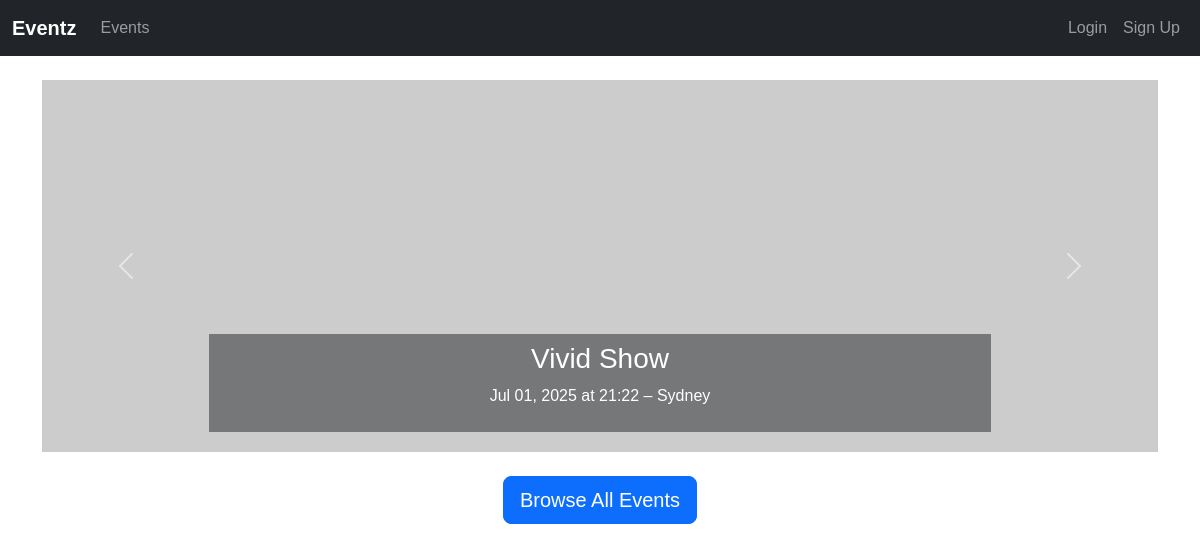
The app's page /, older data.
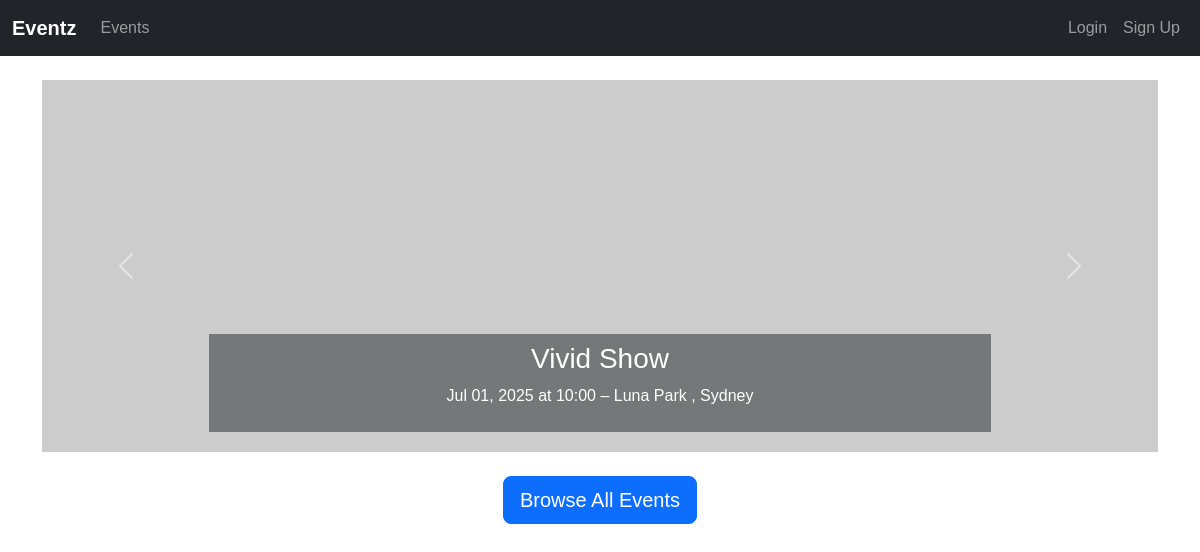
The same page, newer data.
### events/models.py (models this page shows, shortened)
class Event(models.Model):
    title = models.CharField("Event Title", max_length=200)
    description = models.TextField(blank=True)
    category = models.ForeignKey(Category, on_delete=models.SET_NULL, null=True, blank=True)
    start_time = models.DateTimeField("Start Date & Time")
    end_time = models.DateTimeField("End Date & Time", null=True, blank=True)
    location = models.CharField(max_length=200)
    organizer = models.ForeignKey(User, on_delete=models.CASCADE, related_name="organized_events")
    price = models.DecimalField(max_digits=8, decimal_places=2, default=0.00,
                                help_text="Ticket price (set 0 for free event)")
    capacity = models.PositiveIntegerField(null=True, blank=True, help_text="Max tickets available (blank if unlimited)")
    image = models.ImageField(upload_to='events/images/', blank=True, null=True)

### events/views.py (the view)
# urls.py: path('', views.home, name='home'),  # Homepage (could list events or just welcome)
def home(request):
    upcoming_events = Event.objects.filter(start_time__gte=timezone.now()).order_by('start_time')[:5]
    return render(request, 'events/home.html', {'upcoming_events': upcoming_events})

### events/templates/events/home.html (shortened to what this page needs)
{% extends 'events/base.html' %}
{% load static %}
{% block content %}
<div id="carouselEvents" class="carousel slide mb-4" data-bs-ride="carousel">
  <div class="carousel-inner">
    {% for event in upcoming_events %}
      <div class="carousel-item {% if forloop.first %}active{% endif %}">
        {% if event.image %}
          <img src="{{ event.image.url }}" class="d-block w-100" style="max-height: 400px; object-fit: cover;" alt="{{ event.title }}">
        {% else %}
          <img src="https://via.placeholder.com/1200x400.png?text={{ event.title|urlencode }}" class="d-block w-100" alt="{{ event.title }}">
        {% endif %}
        <div class="carousel-caption bg-dark bg-opacity-50 py-2">
          <h5>{{ event.title }}</h5>
          <p>{{ event.start_time|date:"M d, Y" }} at {{ event.start_time|time:"H:i" }} – {{ event.location }}</p>
        </div>
      </div>
    {% endfor %}
  </div>
  {% if upcoming_events %}
  <button class="carousel-control-prev" type="button" data-bs-target="#carouselEvents" data-bs-slide="prev">
    <span class="carousel-control-prev-icon" aria-hidden="true"></span>
  </button>
  <button class="carousel-control-next" type="button" data-bs-target="#carouselEvents" data-bs-slide="next">
    <span class="carousel-control-next-icon" aria-hidden="true"></span>
  </button>
  {% endif %}
</div>
<div class="text-center">
  <a class="btn btn-primary btn-lg" href="{% url 'event_list' %}">Browse All Events</a>
</div>
{% endblock %}

Row changes from the older to the newer data that the page shows:
changed Event "Vivid Show": start_time "21:22" → "10:00"; location "Sydney" → "Luna Park , Sydney"
